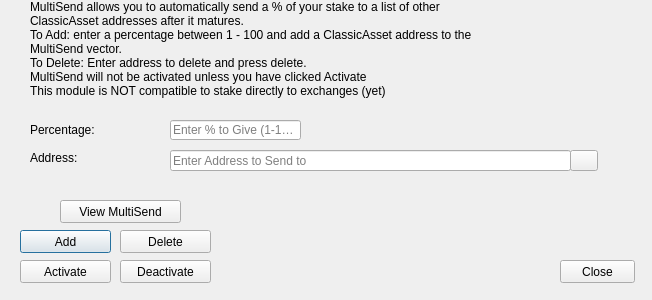
<?xml version="1.0" encoding="UTF-8"?>
<ui version="4.0">
 <class>StakeForCharityDialog</class>
 <widget class="QDialog" name="StakeForCharityDialog">
  <property name="windowModality">
   <enum>Qt::NonModal</enum>
  </property>
  <property name="geometry">
   <rect>
    <x>0</x>
    <y>0</y>
    <width>652</width>
    <height>300</height>
   </rect>
  </property>
  <property name="windowTitle">
   <string>MultiSend</string>
  </property>
  <widget class="QLineEdit" name="charityPercentEdit">
   <property name="geometry">
    <rect>
     <x>170</x>
     <y>120</y>
     <width>131</width>
     <height>20</height>
    </rect>
   </property>
   <property name="toolTip">
    <string>Enter whole numbers 1 - 100</string>
   </property>
   <property name="placeholderText">
    <string>Enter % to Give (1-100)</string>
   </property>
  </widget>
  <widget class="QLineEdit" name="charityAddressEdit">
   <property name="geometry">
    <rect>
     <x>170</x>
     <y>150</y>
     <width>401</width>
     <height>21</height>
    </rect>
   </property>
   <property name="toolTip">
    <string/>
   </property>
   <property name="placeholderText">
    <string>Enter Address to Send to</string>
   </property>
  </widget>
  <widget class="QLabel" name="label_2">
   <property name="geometry">
    <rect>
     <x>30</x>
     <y>0</y>
     <width>451</width>
     <height>121</height>
    </rect>
   </property>
   <property name="lineWidth">
    <number>1</number>
   </property>
   <property name="text">
    <string>MultiSend allows you to automatically send a % of your stake to a list of other ClassicAsset addresses after it matures.
To Add: enter a percentage between 1 - 100 and add a ClassicAsset address to the MultiSend vector. 
To Delete: Enter address to delete and press delete.
MultiSend will not be activated unless you have clicked Activate
This module is NOT compatible to stake directly to exchanges (yet)</string>
   </property>
   <property name="alignment">
    <set>Qt::AlignLeading|Qt::AlignLeft|Qt::AlignTop</set>
   </property>
   <property name="wordWrap">
    <bool>true</bool>
   </property>
  </widget>
  <widget class="QLabel" name="message">
   <property name="geometry">
    <rect>
     <x>240</x>
     <y>200</y>
     <width>381</width>
     <height>91</height>
    </rect>
   </property>
   <property name="text">
    <string/>
   </property>
  </widget>
  <widget class="QPushButton" name="addButton">
   <property name="geometry">
    <rect>
     <x>20</x>
     <y>230</y>
     <width>91</width>
     <height>23</height>
    </rect>
   </property>
   <property name="toolTip">
    <string/>
   </property>
   <property name="statusTip">
    <string>Add to MultiSend Vector</string>
   </property>
   <property name="text">
    <string>Add</string>
   </property>
  </widget>
  <widget class="QPushButton" name="disableButton">
   <property name="geometry">
    <rect>
     <x>120</x>
     <y>260</y>
     <width>91</width>
     <height>23</height>
    </rect>
   </property>
   <property name="statusTip">
    <string>Deactivate MultiSend</string>
   </property>
   <property name="text">
    <string>Deactivate</string>
   </property>
  </widget>
  <widget class="QPushButton" name="addressBookButton">
   <property name="geometry">
    <rect>
     <x>570</x>
     <y>150</y>
     <width>28</width>
     <height>21</height>
    </rect>
   </property>
   <property name="toolTip">
    <string>Choose an address from the address book</string>
   </property>
   <property name="text">
    <string/>
   </property>
   <property name="icon">
    <iconset resource="../bitcoin.qrc">
     <normaloff>:/icons/address-book</normaloff>:/icons/address-book</iconset>
   </property>
   <property name="shortcut">
    <string>Alt+A</string>
   </property>
   <property name="autoDefault">
    <bool>false</bool>
   </property>
  </widget>
  <widget class="QLabel" name="label">
   <property name="geometry">
    <rect>
     <x>30</x>
     <y>120</y>
     <width>121</width>
     <height>20</height>
    </rect>
   </property>
   <property name="toolTip">
    <string>Percentage of stake to send</string>
   </property>
   <property name="text">
    <string>Percentage:</string>
   </property>
  </widget>
  <widget class="QLabel" name="label_5">
   <property name="geometry">
    <rect>
     <x>30</x>
     <y>150</y>
     <width>111</width>
     <height>16</height>
    </rect>
   </property>
   <property name="toolTip">
    <string>Address to send portion of stake to</string>
   </property>
   <property name="text">
    <string>Address:</string>
   </property>
  </widget>
  <widget class="QPushButton" name="deleteButton">
   <property name="geometry">
    <rect>
     <x>120</x>
     <y>230</y>
     <width>91</width>
     <height>23</height>
    </rect>
   </property>
   <property name="toolTip">
    <string/>
   </property>
   <property name="statusTip">
    <string>Delete Address From MultiSend Vector</string>
   </property>
   <property name="text">
    <string>Delete</string>
   </property>
  </widget>
  <widget class="QPushButton" name="activateButton">
   <property name="geometry">
    <rect>
     <x>20</x>
     <y>260</y>
     <width>91</width>
     <height>23</height>
    </rect>
   </property>
   <property name="statusTip">
    <string>Activate MultiSend</string>
   </property>
   <property name="text">
    <string>Activate</string>
   </property>
  </widget>
  <widget class="QPushButton" name="viewButton">
   <property name="geometry">
    <rect>
     <x>60</x>
     <y>200</y>
     <width>121</width>
     <height>23</height>
    </rect>
   </property>
   <property name="toolTip">
    <string/>
   </property>
   <property name="statusTip">
    <string>View MultiSend Vector</string>
   </property>
   <property name="text">
    <string>View MultiSend</string>
   </property>
  </widget>
     <widget class="QPushButton" name="closeButton">
      <property name="geometry">
       <rect>
        <x>560</x>
        <y>260</y>
        <width>75</width>
        <height>23</height>
       </rect>
      </property>
      <property name="text">
       <string>Close</string>
      </property>
     </widget>
 </widget>
 <resources>
  <include location="../bitcoin.qrc"/>
 </resources>
 <connections/>
</ui>
